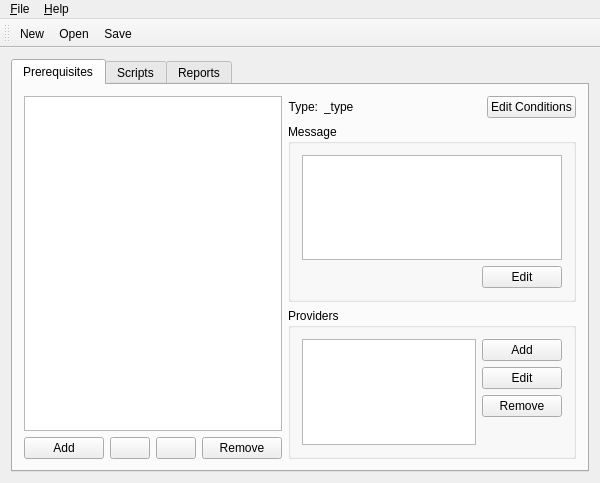
<ui version="4.0" >
 <comment>This file is part of the xTuple ERP: PostBooks Edition, a free and
open source Enterprise Resource Planning software suite,
Copyright (c) 1999-2019 by OpenMFG LLC, d/b/a xTuple.
It is licensed to you under the Common Public Attribution License
version 1.0, the full text of which (including xTuple-specific Exhibits)
is available at www.xtuple.com/CPAL.  By using this software, you agree
to be bound by its terms.</comment>
 <class>PackageWindow</class>
 <widget class="QMainWindow" name="PackageWindow" >
  <property name="geometry" >
   <rect>
    <x>0</x>
    <y>0</y>
    <width>600</width>
    <height>483</height>
   </rect>
  </property>
  <property name="windowTitle" >
   <string>Package Manager</string>
  </property>
  <widget class="QWidget" name="widget" >
   <property name="geometry" >
    <rect>
     <x>0</x>
     <y>45</y>
     <width>600</width>
     <height>438</height>
    </rect>
   </property>
   <layout class="QVBoxLayout" >
    <item>
     <widget class="QTabWidget" name="_tabs" >
      <property name="tabShape" >
       <enum>QTabWidget::Rounded</enum>
      </property>
      <widget class="QWidget" name="tab" >
       <attribute name="title" >
        <string>Prerequisites</string>
       </attribute>
       <layout class="QHBoxLayout" >
        <item>
         <layout class="QVBoxLayout" >
          <item>
           <widget class="QListWidget" name="_prereqs" />
          </item>
          <item>
           <layout class="QHBoxLayout" >
            <item>
             <widget class="QPushButton" name="_addPrereq" >
              <property name="toolTip" >
               <string comment="toolTip comment" >Add a new prerequisite to this package.</string>
              </property>
              <property name="whatsThis" >
               <string comment="whatsThis comment" >whatsThis</string>
              </property>
              <property name="text" >
               <string>Add</string>
              </property>
             </widget>
            </item>
            <item>
             <spacer>
              <property name="orientation" >
               <enum>Qt::Horizontal</enum>
              </property>
              <property name="sizeType" >
               <enum>QSizePolicy::Expanding</enum>
              </property>
              <property name="sizeHint" >
               <size>
                <width>16</width>
                <height>20</height>
               </size>
              </property>
             </spacer>
            </item>
            <item>
             <widget class="QPushButton" name="_raisePrereq" >
              <property name="toolTip" >
               <string>Change the order of the prerequisites by moving the selected item up in the list.</string>
              </property>
              <property name="text" >
               <string/>
              </property>
              <property name="icon" >
               <iconset/>
              </property>
             </widget>
            </item>
            <item>
             <widget class="QPushButton" name="_lowerPrereq" >
              <property name="toolTip" >
               <string>Change the order of the prerequisites by moving the selected item down in the list.</string>
              </property>
              <property name="text" >
               <string/>
              </property>
              <property name="icon" >
               <iconset/>
              </property>
             </widget>
            </item>
            <item>
             <spacer>
              <property name="orientation" >
               <enum>Qt::Horizontal</enum>
              </property>
              <property name="sizeType" >
               <enum>QSizePolicy::Expanding</enum>
              </property>
              <property name="sizeHint" >
               <size>
                <width>16</width>
                <height>20</height>
               </size>
              </property>
             </spacer>
            </item>
            <item>
             <widget class="QPushButton" name="_removePrereq" >
              <property name="toolTip" >
               <string>Remove a selected prerequisite from the list.</string>
              </property>
              <property name="text" >
               <string>Remove</string>
              </property>
             </widget>
            </item>
           </layout>
          </item>
         </layout>
        </item>
        <item>
         <layout class="QVBoxLayout" >
          <item>
           <layout class="QHBoxLayout" >
            <item>
             <widget class="QLabel" name="_typeLabel" >
              <property name="text" >
               <string>Type:</string>
              </property>
              <property name="alignment" >
               <set>Qt::AlignRight|Qt::AlignTrailing|Qt::AlignVCenter</set>
              </property>
              <property name="wordWrap" >
               <bool>false</bool>
              </property>
             </widget>
            </item>
            <item>
             <widget class="QLabel" name="_type" >
              <property name="text" >
               <string>_type</string>
              </property>
              <property name="wordWrap" >
               <bool>false</bool>
              </property>
             </widget>
            </item>
            <item>
             <spacer>
              <property name="orientation" >
               <enum>Qt::Horizontal</enum>
              </property>
              <property name="sizeType" >
               <enum>QSizePolicy::Expanding</enum>
              </property>
              <property name="sizeHint" >
               <size>
                <width>40</width>
                <height>20</height>
               </size>
              </property>
             </spacer>
            </item>
            <item>
             <widget class="QPushButton" name="_editConditions" >
              <property name="text" >
               <string>Edit Conditions</string>
              </property>
             </widget>
            </item>
           </layout>
          </item>
          <item>
           <widget class="QGroupBox" name="_gbPrereqMessage" >
            <property name="title" >
             <string>Message</string>
            </property>
            <layout class="QVBoxLayout" >
             <item>
              <widget class="QTextEdit" name="_prereqMessage" />
             </item>
             <item>
              <layout class="QHBoxLayout" >
               <item>
                <spacer>
                 <property name="orientation" >
                  <enum>Qt::Horizontal</enum>
                 </property>
                 <property name="sizeType" >
                  <enum>QSizePolicy::Expanding</enum>
                 </property>
                 <property name="sizeHint" >
                  <size>
                   <width>40</width>
                   <height>20</height>
                  </size>
                 </property>
                </spacer>
               </item>
               <item>
                <widget class="QPushButton" name="_editPrereqMessage" >
                 <property name="text" >
                  <string>Edit</string>
                 </property>
                </widget>
               </item>
              </layout>
             </item>
            </layout>
           </widget>
          </item>
          <item>
           <widget class="QGroupBox" name="_gbProviders" >
            <property name="title" >
             <string>Providers</string>
            </property>
            <layout class="QHBoxLayout" >
             <item>
              <widget class="QListWidget" name="_providers" />
             </item>
             <item>
              <layout class="QVBoxLayout" >
               <item>
                <widget class="QPushButton" name="_addProvider" >
                 <property name="text" >
                  <string>Add</string>
                 </property>
                </widget>
               </item>
               <item>
                <widget class="QPushButton" name="_editProvider" >
                 <property name="text" >
                  <string>Edit</string>
                 </property>
                </widget>
               </item>
               <item>
                <widget class="QPushButton" name="_removeProvider" >
                 <property name="text" >
                  <string>Remove</string>
                 </property>
                </widget>
               </item>
               <item>
                <spacer>
                 <property name="orientation" >
                  <enum>Qt::Vertical</enum>
                 </property>
                 <property name="sizeType" >
                  <enum>QSizePolicy::Expanding</enum>
                 </property>
                 <property name="sizeHint" >
                  <size>
                   <width>20</width>
                   <height>40</height>
                  </size>
                 </property>
                </spacer>
               </item>
              </layout>
             </item>
            </layout>
           </widget>
          </item>
         </layout>
        </item>
       </layout>
      </widget>
      <widget class="QWidget" name="tab" >
       <attribute name="title" >
        <string>Scripts</string>
       </attribute>
       <layout class="QHBoxLayout" >
        <item>
         <layout class="QVBoxLayout" >
          <item>
           <widget class="QListWidget" name="_scripts" />
          </item>
          <item>
           <layout class="QHBoxLayout" >
            <item>
             <widget class="QPushButton" name="_addScript" >
              <property name="text" >
               <string>Add</string>
              </property>
             </widget>
            </item>
            <item>
             <spacer>
              <property name="orientation" >
               <enum>Qt::Horizontal</enum>
              </property>
              <property name="sizeType" >
               <enum>QSizePolicy::Expanding</enum>
              </property>
              <property name="sizeHint" >
               <size>
                <width>16</width>
                <height>20</height>
               </size>
              </property>
             </spacer>
            </item>
            <item>
             <widget class="QPushButton" name="_raiseScript" >
              <property name="text" >
               <string/>
              </property>
              <property name="icon" >
               <iconset/>
              </property>
             </widget>
            </item>
            <item>
             <widget class="QPushButton" name="_lowerScript" >
              <property name="text" >
               <string/>
              </property>
              <property name="icon" >
               <iconset/>
              </property>
             </widget>
            </item>
            <item>
             <spacer>
              <property name="orientation" >
               <enum>Qt::Horizontal</enum>
              </property>
              <property name="sizeType" >
               <enum>QSizePolicy::Expanding</enum>
              </property>
              <property name="sizeHint" >
               <size>
                <width>16</width>
                <height>20</height>
               </size>
              </property>
             </spacer>
            </item>
            <item>
             <widget class="QPushButton" name="_removeScript" >
              <property name="text" >
               <string>Remove</string>
              </property>
             </widget>
            </item>
           </layout>
          </item>
         </layout>
        </item>
        <item>
         <layout class="QVBoxLayout" >
          <item>
           <layout class="QHBoxLayout" >
            <item>
             <widget class="QLabel" name="_onErrorLabel" >
              <property name="text" >
               <string>Action on error:</string>
              </property>
              <property name="wordWrap" >
               <bool>false</bool>
              </property>
             </widget>
            </item>
            <item>
             <widget class="QComboBox" name="_onError" />
            </item>
            <item>
             <spacer>
              <property name="orientation" >
               <enum>Qt::Horizontal</enum>
              </property>
              <property name="sizeType" >
               <enum>QSizePolicy::Expanding</enum>
              </property>
              <property name="sizeHint" >
               <size>
                <width>40</width>
                <height>20</height>
               </size>
              </property>
             </spacer>
            </item>
           </layout>
          </item>
          <item>
           <widget class="QGroupBox" name="_gbScriptMessage" >
            <property name="title" >
             <string>Message</string>
            </property>
            <layout class="QVBoxLayout" >
             <item>
              <widget class="QTextEdit" name="_scriptMessage" />
             </item>
             <item>
              <layout class="QHBoxLayout" >
               <item>
                <spacer>
                 <property name="orientation" >
                  <enum>Qt::Horizontal</enum>
                 </property>
                 <property name="sizeType" >
                  <enum>QSizePolicy::Expanding</enum>
                 </property>
                 <property name="sizeHint" >
                  <size>
                   <width>40</width>
                   <height>20</height>
                  </size>
                 </property>
                </spacer>
               </item>
               <item>
                <widget class="QPushButton" name="_editScriptMessage" >
                 <property name="text" >
                  <string>Edit</string>
                 </property>
                </widget>
               </item>
              </layout>
             </item>
            </layout>
           </widget>
          </item>
         </layout>
        </item>
       </layout>
      </widget>
      <widget class="QWidget" name="TabPage" >
       <attribute name="title" >
        <string>Reports</string>
       </attribute>
       <layout class="QHBoxLayout" >
        <item>
         <layout class="QVBoxLayout" >
          <item>
           <widget class="QListWidget" name="_reports" />
          </item>
          <item>
           <layout class="QHBoxLayout" >
            <item>
             <widget class="QPushButton" name="_addReport" >
              <property name="text" >
               <string>Add</string>
              </property>
             </widget>
            </item>
            <item>
             <spacer>
              <property name="orientation" >
               <enum>Qt::Horizontal</enum>
              </property>
              <property name="sizeType" >
               <enum>QSizePolicy::Expanding</enum>
              </property>
              <property name="sizeHint" >
               <size>
                <width>40</width>
                <height>20</height>
               </size>
              </property>
             </spacer>
            </item>
            <item>
             <widget class="QPushButton" name="_removeReport" >
              <property name="text" >
               <string>Remove</string>
              </property>
             </widget>
            </item>
           </layout>
          </item>
         </layout>
        </item>
        <item>
         <layout class="QVBoxLayout" >
          <item>
           <layout class="QHBoxLayout" >
            <item>
             <widget class="QLabel" name="_gradeLabel" >
              <property name="text" >
               <string>Grade:</string>
              </property>
              <property name="wordWrap" >
               <bool>false</bool>
              </property>
             </widget>
            </item>
            <item>
             <widget class="QSpinBox" name="_grade" />
            </item>
            <item>
             <spacer>
              <property name="orientation" >
               <enum>Qt::Horizontal</enum>
              </property>
              <property name="sizeType" >
               <enum>QSizePolicy::Expanding</enum>
              </property>
              <property name="sizeHint" >
               <size>
                <width>40</width>
                <height>20</height>
               </size>
              </property>
             </spacer>
            </item>
           </layout>
          </item>
          <item>
           <widget class="QGroupBox" name="_gbReportMessage" >
            <property name="title" >
             <string>Message</string>
            </property>
            <layout class="QVBoxLayout" >
             <item>
              <widget class="QTextEdit" name="_reportMessage" />
             </item>
             <item>
              <layout class="QHBoxLayout" >
               <item>
                <spacer>
                 <property name="orientation" >
                  <enum>Qt::Horizontal</enum>
                 </property>
                 <property name="sizeType" >
                  <enum>QSizePolicy::Expanding</enum>
                 </property>
                 <property name="sizeHint" >
                  <size>
                   <width>40</width>
                   <height>20</height>
                  </size>
                 </property>
                </spacer>
               </item>
               <item>
                <widget class="QPushButton" name="_editReportMessage" >
                 <property name="text" >
                  <string>Edit</string>
                 </property>
                </widget>
               </item>
              </layout>
             </item>
            </layout>
           </widget>
          </item>
         </layout>
        </item>
       </layout>
      </widget>
     </widget>
    </item>
   </layout>
  </widget>
  <widget class="QToolBar" name="toolBar" >
   <property name="geometry" >
    <rect>
     <x>0</x>
     <y>0</y>
     <width>49</width>
     <height>16</height>
    </rect>
   </property>
   <addaction name="fileNewAction" />
   <addaction name="fileOpenAction" />
   <addaction name="fileSaveAction" />
  </widget>
  <widget class="QMenuBar" name="MenuBar" >
   <property name="geometry" >
    <rect>
     <x>0</x>
     <y>0</y>
     <width>600</width>
     <height>29</height>
    </rect>
   </property>
   <widget class="QMenu" name="fileMenu" >
    <property name="title" >
     <string>&amp;File</string>
    </property>
    <addaction name="fileNewAction" />
    <addaction name="fileOpenAction" />
    <addaction name="fileSaveAction" />
    <addaction name="fileSaveAsAction" />
    <addaction name="separator" />
    <addaction name="fileExitAction" />
   </widget>
   <widget class="QMenu" name="helpMenu" >
    <property name="title" >
     <string>&amp;Help</string>
    </property>
    <addaction name="helpContentsAction" />
    <addaction name="helpIndexAction" />
    <addaction name="separator" />
    <addaction name="helpAboutAction" />
   </widget>
   <addaction name="fileMenu" />
   <addaction name="helpMenu" />
  </widget>
  <action name="fileNewAction" >
   <property name="icon" >
    <iconset>image2</iconset>
   </property>
   <property name="text" >
    <string>&amp;New</string>
   </property>
   <property name="iconText" >
    <string>New</string>
   </property>
   <property name="shortcut" >
    <string>Ctrl+N</string>
   </property>
   <property name="name" stdset="0" >
    <string>fileNewAction</string>
   </property>
  </action>
  <action name="fileOpenAction" >
   <property name="icon" >
    <iconset>image3</iconset>
   </property>
   <property name="text" >
    <string>&amp;Open...</string>
   </property>
   <property name="iconText" >
    <string>Open</string>
   </property>
   <property name="shortcut" >
    <string>Ctrl+O</string>
   </property>
   <property name="name" stdset="0" >
    <string>fileOpenAction</string>
   </property>
  </action>
  <action name="fileSaveAction" >
   <property name="icon" >
    <iconset>image4</iconset>
   </property>
   <property name="text" >
    <string>&amp;Save</string>
   </property>
   <property name="iconText" >
    <string>Save</string>
   </property>
   <property name="shortcut" >
    <string>Ctrl+S</string>
   </property>
   <property name="name" stdset="0" >
    <string>fileSaveAction</string>
   </property>
  </action>
  <action name="fileSaveAsAction" >
   <property name="text" >
    <string>Save &amp;As...</string>
   </property>
   <property name="iconText" >
    <string>Save As</string>
   </property>
   <property name="shortcut" >
    <string/>
   </property>
   <property name="name" stdset="0" >
    <string>fileSaveAsAction</string>
   </property>
  </action>
  <action name="fileExitAction" >
   <property name="text" >
    <string>E&amp;xit</string>
   </property>
   <property name="iconText" >
    <string>Exit</string>
   </property>
   <property name="shortcut" >
    <string/>
   </property>
   <property name="name" stdset="0" >
    <string>fileExitAction</string>
   </property>
  </action>
  <action name="helpContentsAction" >
   <property name="text" >
    <string>&amp;Contents...</string>
   </property>
   <property name="iconText" >
    <string>Contents</string>
   </property>
   <property name="shortcut" >
    <string/>
   </property>
   <property name="name" stdset="0" >
    <string>helpContentsAction</string>
   </property>
  </action>
  <action name="helpIndexAction" >
   <property name="text" >
    <string>&amp;Index...</string>
   </property>
   <property name="iconText" >
    <string>Index</string>
   </property>
   <property name="shortcut" >
    <string/>
   </property>
   <property name="name" stdset="0" >
    <string>helpIndexAction</string>
   </property>
  </action>
  <action name="helpAboutAction" >
   <property name="text" >
    <string>&amp;About</string>
   </property>
   <property name="iconText" >
    <string>About</string>
   </property>
   <property name="shortcut" >
    <string/>
   </property>
   <property name="name" stdset="0" >
    <string>helpAboutAction</string>
   </property>
  </action>
 </widget>
 <layoutdefault spacing="6" margin="11" />
 <customwidgets>
  <customwidget>
   <class>QToolBar</class>
   <extends>QFrame</extends>
   <header>qlistview.h</header>
  </customwidget>
  <customwidget>
   <class>QGroupBox</class>
   <extends>QGroupBox</extends>
   <header>QtSupport/QGroupBox</header>
   <container>1</container>
  </customwidget>
  <customwidget>
   <class>QMainWindow</class>
   <extends>QWidget</extends>
   <header>qmainwindow.h</header>
   <container>1</container>
  </customwidget>
  <customwidget>
   <class>QTextEdit</class>
   <extends>QFrame</extends>
   <header>qtextedit.h</header>
  </customwidget>
 </customwidgets>
 <includes>
  <include location="global" >package.h</include>
 </includes>
 <resources/>
 <connections>
  <connection>
   <sender>fileNewAction</sender>
   <signal>triggered()</signal>
   <receiver>PackageWindow</receiver>
   <slot>fileNew()</slot>
   <hints>
    <hint type="sourcelabel" >
     <x>-1</x>
     <y>-1</y>
    </hint>
    <hint type="destinationlabel" >
     <x>20</x>
     <y>20</y>
    </hint>
   </hints>
  </connection>
  <connection>
   <sender>fileOpenAction</sender>
   <signal>triggered()</signal>
   <receiver>PackageWindow</receiver>
   <slot>fileOpen()</slot>
   <hints>
    <hint type="sourcelabel" >
     <x>-1</x>
     <y>-1</y>
    </hint>
    <hint type="destinationlabel" >
     <x>20</x>
     <y>20</y>
    </hint>
   </hints>
  </connection>
  <connection>
   <sender>fileSaveAction</sender>
   <signal>triggered()</signal>
   <receiver>PackageWindow</receiver>
   <slot>fileSave()</slot>
   <hints>
    <hint type="sourcelabel" >
     <x>-1</x>
     <y>-1</y>
    </hint>
    <hint type="destinationlabel" >
     <x>20</x>
     <y>20</y>
    </hint>
   </hints>
  </connection>
  <connection>
   <sender>fileSaveAsAction</sender>
   <signal>triggered()</signal>
   <receiver>PackageWindow</receiver>
   <slot>fileSaveAs()</slot>
   <hints>
    <hint type="sourcelabel" >
     <x>-1</x>
     <y>-1</y>
    </hint>
    <hint type="destinationlabel" >
     <x>20</x>
     <y>20</y>
    </hint>
   </hints>
  </connection>
  <connection>
   <sender>fileExitAction</sender>
   <signal>triggered()</signal>
   <receiver>PackageWindow</receiver>
   <slot>fileExit()</slot>
   <hints>
    <hint type="sourcelabel" >
     <x>-1</x>
     <y>-1</y>
    </hint>
    <hint type="destinationlabel" >
     <x>20</x>
     <y>20</y>
    </hint>
   </hints>
  </connection>
  <connection>
   <sender>helpIndexAction</sender>
   <signal>triggered()</signal>
   <receiver>PackageWindow</receiver>
   <slot>helpIndex()</slot>
   <hints>
    <hint type="sourcelabel" >
     <x>-1</x>
     <y>-1</y>
    </hint>
    <hint type="destinationlabel" >
     <x>20</x>
     <y>20</y>
    </hint>
   </hints>
  </connection>
  <connection>
   <sender>helpContentsAction</sender>
   <signal>triggered()</signal>
   <receiver>PackageWindow</receiver>
   <slot>helpContents()</slot>
   <hints>
    <hint type="sourcelabel" >
     <x>-1</x>
     <y>-1</y>
    </hint>
    <hint type="destinationlabel" >
     <x>20</x>
     <y>20</y>
    </hint>
   </hints>
  </connection>
  <connection>
   <sender>helpAboutAction</sender>
   <signal>triggered()</signal>
   <receiver>PackageWindow</receiver>
   <slot>helpAbout()</slot>
   <hints>
    <hint type="sourcelabel" >
     <x>-1</x>
     <y>-1</y>
    </hint>
    <hint type="destinationlabel" >
     <x>20</x>
     <y>20</y>
    </hint>
   </hints>
  </connection>
  <connection>
   <sender>_grade</sender>
   <signal>valueChanged(int)</signal>
   <receiver>PackageWindow</receiver>
   <slot>sGradeChanged(int)</slot>
   <hints>
    <hint type="sourcelabel" >
     <x>20</x>
     <y>20</y>
    </hint>
    <hint type="destinationlabel" >
     <x>20</x>
     <y>20</y>
    </hint>
   </hints>
  </connection>
  <connection>
   <sender>_reportMessage</sender>
   <signal>textChanged()</signal>
   <receiver>PackageWindow</receiver>
   <slot>sReportTextChanged()</slot>
   <hints>
    <hint type="sourcelabel" >
     <x>20</x>
     <y>20</y>
    </hint>
    <hint type="destinationlabel" >
     <x>20</x>
     <y>20</y>
    </hint>
   </hints>
  </connection>
  <connection>
   <sender>_editReportMessage</sender>
   <signal>clicked()</signal>
   <receiver>PackageWindow</receiver>
   <slot>sEditReportMessage()</slot>
   <hints>
    <hint type="sourcelabel" >
     <x>20</x>
     <y>20</y>
    </hint>
    <hint type="destinationlabel" >
     <x>20</x>
     <y>20</y>
    </hint>
   </hints>
  </connection>
  <connection>
   <sender>_removeReport</sender>
   <signal>clicked()</signal>
   <receiver>PackageWindow</receiver>
   <slot>sRemoveReport()</slot>
   <hints>
    <hint type="sourcelabel" >
     <x>20</x>
     <y>20</y>
    </hint>
    <hint type="destinationlabel" >
     <x>20</x>
     <y>20</y>
    </hint>
   </hints>
  </connection>
  <connection>
   <sender>_addReport</sender>
   <signal>clicked()</signal>
   <receiver>PackageWindow</receiver>
   <slot>sAddReport()</slot>
   <hints>
    <hint type="sourcelabel" >
     <x>20</x>
     <y>20</y>
    </hint>
    <hint type="destinationlabel" >
     <x>20</x>
     <y>20</y>
    </hint>
   </hints>
  </connection>
  <connection>
   <sender>_reports</sender>
   <signal>selectionChanged()</signal>
   <receiver>PackageWindow</receiver>
   <slot>sReportSelectionChanged()</slot>
   <hints>
    <hint type="sourcelabel" >
     <x>20</x>
     <y>20</y>
    </hint>
    <hint type="destinationlabel" >
     <x>20</x>
     <y>20</y>
    </hint>
   </hints>
  </connection>
  <connection>
   <sender>_prereqs</sender>
   <signal>selectionChanged()</signal>
   <receiver>PackageWindow</receiver>
   <slot>sPrereqSelectionChanged()</slot>
   <hints>
    <hint type="sourcelabel" >
     <x>20</x>
     <y>20</y>
    </hint>
    <hint type="destinationlabel" >
     <x>20</x>
     <y>20</y>
    </hint>
   </hints>
  </connection>
  <connection>
   <sender>_addPrereq</sender>
   <signal>clicked()</signal>
   <receiver>PackageWindow</receiver>
   <slot>sAddPrereq()</slot>
   <hints>
    <hint type="sourcelabel" >
     <x>20</x>
     <y>20</y>
    </hint>
    <hint type="destinationlabel" >
     <x>20</x>
     <y>20</y>
    </hint>
   </hints>
  </connection>
  <connection>
   <sender>_raisePrereq</sender>
   <signal>clicked()</signal>
   <receiver>PackageWindow</receiver>
   <slot>sRaisePrereq()</slot>
   <hints>
    <hint type="sourcelabel" >
     <x>20</x>
     <y>20</y>
    </hint>
    <hint type="destinationlabel" >
     <x>20</x>
     <y>20</y>
    </hint>
   </hints>
  </connection>
  <connection>
   <sender>_lowerPrereq</sender>
   <signal>clicked()</signal>
   <receiver>PackageWindow</receiver>
   <slot>sLowerPrereq()</slot>
   <hints>
    <hint type="sourcelabel" >
     <x>20</x>
     <y>20</y>
    </hint>
    <hint type="destinationlabel" >
     <x>20</x>
     <y>20</y>
    </hint>
   </hints>
  </connection>
  <connection>
   <sender>_removePrereq</sender>
   <signal>clicked()</signal>
   <receiver>PackageWindow</receiver>
   <slot>sRemovePrereq()</slot>
   <hints>
    <hint type="sourcelabel" >
     <x>20</x>
     <y>20</y>
    </hint>
    <hint type="destinationlabel" >
     <x>20</x>
     <y>20</y>
    </hint>
   </hints>
  </connection>
  <connection>
   <sender>_editConditions</sender>
   <signal>clicked()</signal>
   <receiver>PackageWindow</receiver>
   <slot>sEditConditions()</slot>
   <hints>
    <hint type="sourcelabel" >
     <x>20</x>
     <y>20</y>
    </hint>
    <hint type="destinationlabel" >
     <x>20</x>
     <y>20</y>
    </hint>
   </hints>
  </connection>
  <connection>
   <sender>_prereqMessage</sender>
   <signal>textChanged()</signal>
   <receiver>PackageWindow</receiver>
   <slot>sPrereqTextChanged()</slot>
   <hints>
    <hint type="sourcelabel" >
     <x>20</x>
     <y>20</y>
    </hint>
    <hint type="destinationlabel" >
     <x>20</x>
     <y>20</y>
    </hint>
   </hints>
  </connection>
  <connection>
   <sender>_editPrereqMessage</sender>
   <signal>clicked()</signal>
   <receiver>PackageWindow</receiver>
   <slot>sEditPrereqMessage()</slot>
   <hints>
    <hint type="sourcelabel" >
     <x>20</x>
     <y>20</y>
    </hint>
    <hint type="destinationlabel" >
     <x>20</x>
     <y>20</y>
    </hint>
   </hints>
  </connection>
  <connection>
   <sender>_providers</sender>
   <signal>selectionChanged()</signal>
   <receiver>PackageWindow</receiver>
   <slot>sProviderSelectionChanged()</slot>
   <hints>
    <hint type="sourcelabel" >
     <x>20</x>
     <y>20</y>
    </hint>
    <hint type="destinationlabel" >
     <x>20</x>
     <y>20</y>
    </hint>
   </hints>
  </connection>
  <connection>
   <sender>_addProvider</sender>
   <signal>clicked()</signal>
   <receiver>PackageWindow</receiver>
   <slot>sAddProvider()</slot>
   <hints>
    <hint type="sourcelabel" >
     <x>20</x>
     <y>20</y>
    </hint>
    <hint type="destinationlabel" >
     <x>20</x>
     <y>20</y>
    </hint>
   </hints>
  </connection>
  <connection>
   <sender>_editProvider</sender>
   <signal>clicked()</signal>
   <receiver>PackageWindow</receiver>
   <slot>sEditProvider()</slot>
   <hints>
    <hint type="sourcelabel" >
     <x>20</x>
     <y>20</y>
    </hint>
    <hint type="destinationlabel" >
     <x>20</x>
     <y>20</y>
    </hint>
   </hints>
  </connection>
  <connection>
   <sender>_removeProvider</sender>
   <signal>clicked()</signal>
   <receiver>PackageWindow</receiver>
   <slot>sRemoveProvider()</slot>
   <hints>
    <hint type="sourcelabel" >
     <x>20</x>
     <y>20</y>
    </hint>
    <hint type="destinationlabel" >
     <x>20</x>
     <y>20</y>
    </hint>
   </hints>
  </connection>
  <connection>
   <sender>_scripts</sender>
   <signal>selectionChanged()</signal>
   <receiver>PackageWindow</receiver>
   <slot>sScriptSelectionChanged()</slot>
   <hints>
    <hint type="sourcelabel" >
     <x>20</x>
     <y>20</y>
    </hint>
    <hint type="destinationlabel" >
     <x>20</x>
     <y>20</y>
    </hint>
   </hints>
  </connection>
  <connection>
   <sender>_addScript</sender>
   <signal>clicked()</signal>
   <receiver>PackageWindow</receiver>
   <slot>sAddScript()</slot>
   <hints>
    <hint type="sourcelabel" >
     <x>20</x>
     <y>20</y>
    </hint>
    <hint type="destinationlabel" >
     <x>20</x>
     <y>20</y>
    </hint>
   </hints>
  </connection>
  <connection>
   <sender>_raiseScript</sender>
   <signal>clicked()</signal>
   <receiver>PackageWindow</receiver>
   <slot>sRaiseScript()</slot>
   <hints>
    <hint type="sourcelabel" >
     <x>20</x>
     <y>20</y>
    </hint>
    <hint type="destinationlabel" >
     <x>20</x>
     <y>20</y>
    </hint>
   </hints>
  </connection>
  <connection>
   <sender>_lowerScript</sender>
   <signal>clicked()</signal>
   <receiver>PackageWindow</receiver>
   <slot>sLowerScript()</slot>
   <hints>
    <hint type="sourcelabel" >
     <x>20</x>
     <y>20</y>
    </hint>
    <hint type="destinationlabel" >
     <x>20</x>
     <y>20</y>
    </hint>
   </hints>
  </connection>
  <connection>
   <sender>_removeScript</sender>
   <signal>clicked()</signal>
   <receiver>PackageWindow</receiver>
   <slot>sRemoveScript()</slot>
   <hints>
    <hint type="sourcelabel" >
     <x>20</x>
     <y>20</y>
    </hint>
    <hint type="destinationlabel" >
     <x>20</x>
     <y>20</y>
    </hint>
   </hints>
  </connection>
  <connection>
   <sender>_onError</sender>
   <signal>activated(QString)</signal>
   <receiver>PackageWindow</receiver>
   <slot>sOnErrorActivated(QString)</slot>
   <hints>
    <hint type="sourcelabel" >
     <x>20</x>
     <y>20</y>
    </hint>
    <hint type="destinationlabel" >
     <x>20</x>
     <y>20</y>
    </hint>
   </hints>
  </connection>
  <connection>
   <sender>_scriptMessage</sender>
   <signal>textChanged()</signal>
   <receiver>PackageWindow</receiver>
   <slot>sScriptTextChanged()</slot>
   <hints>
    <hint type="sourcelabel" >
     <x>20</x>
     <y>20</y>
    </hint>
    <hint type="destinationlabel" >
     <x>20</x>
     <y>20</y>
    </hint>
   </hints>
  </connection>
  <connection>
   <sender>_editScriptMessage</sender>
   <signal>clicked()</signal>
   <receiver>PackageWindow</receiver>
   <slot>sEditScriptMessage()</slot>
   <hints>
    <hint type="sourcelabel" >
     <x>20</x>
     <y>20</y>
    </hint>
    <hint type="destinationlabel" >
     <x>20</x>
     <y>20</y>
    </hint>
   </hints>
  </connection>
 </connections>
</ui>
